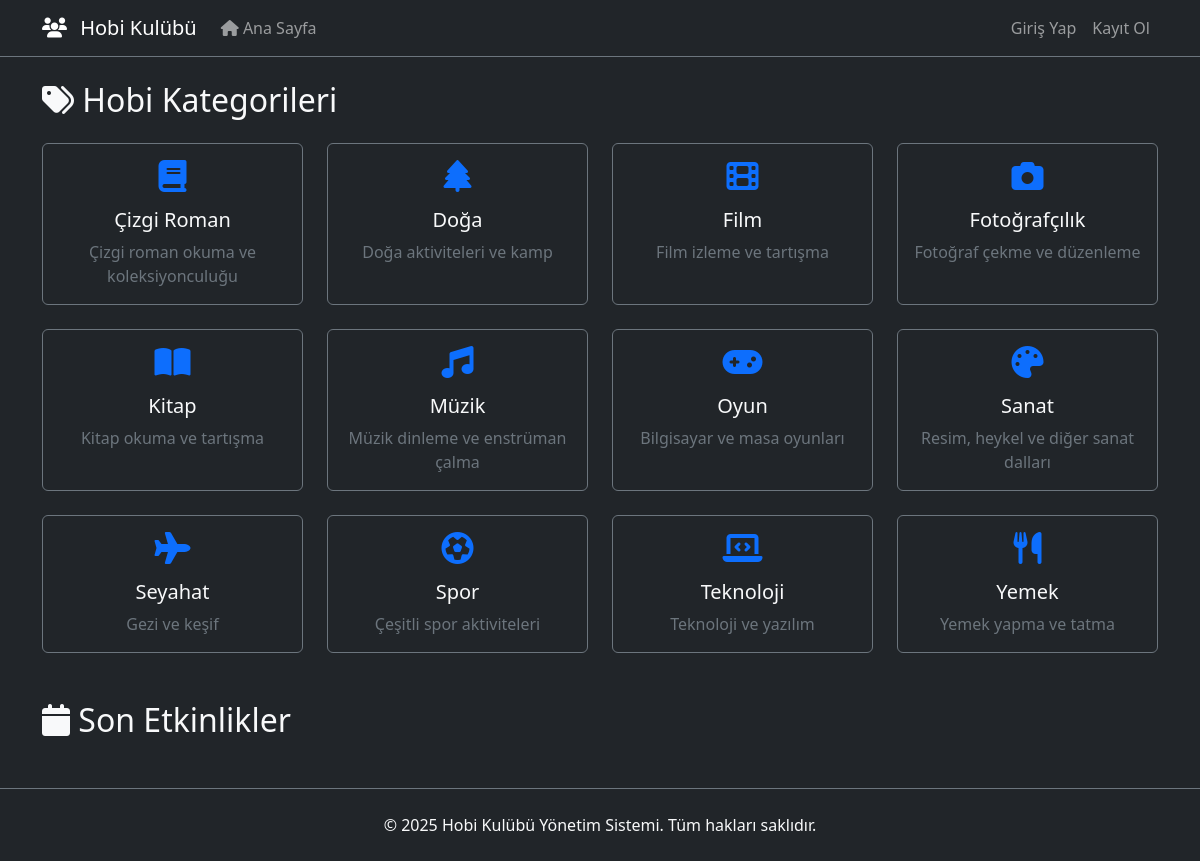
The page / on the database its author committed.
### tables this page shows
CREATE TABLE IF NOT EXISTS hobi_kategorileri (
    id INT AUTO_INCREMENT PRIMARY KEY,
    ad VARCHAR(50) NOT NULL UNIQUE,
    aciklama TEXT,
    ikon VARCHAR(50) NOT NULL,
    created_at TIMESTAMP DEFAULT CURRENT_TIMESTAMP
);

### config/Session.php (called while the page is built, shortened)
<?php
class Session {
    public static function oturumVarMi() {
        return isset($_SESSION['kullanici_id']);
    }
}
?>

### config/database.php (called while the page is built, shortened)
<?php
class Database {
    private static $instance = null;
    private $conn;
    private $host = 'localhost';
    private $db_name = 'dbstorage23360859455';
    private $username = 'dbusr23360859455';
    private $password = 'Y9bPjtQ9GjkY';
    public function __construct() {
        try {
            $this->conn = new PDO(
                "mysql:host=" . $this->host . ";dbname=" . $this->db_name . ";charset=utf8mb4",
                $this->username,
                $this->password,
                [
                    PDO::ATTR_ERRMODE => PDO::ERRMODE_EXCEPTION,
                    PDO::ATTR_DEFAULT_FETCH_MODE => PDO::FETCH_ASSOC,
                    PDO::ATTR_EMULATE_PREPARES => false
                ]
            );
        } catch(PDOException $e) {
            die("Veritabanı bağlantı hatası: " . $e->getMessage());
        }
    }
    public static function getInstance() {
        if (self::$instance === null) {
            self::$instance = new self();
        }
        return self::$instance;
    }
    public function getConnection() {
        return $this->conn;
    }
}
?>

### models/Kategori.php (called while the page is built, shortened)
<?php
require_once __DIR__ . '/../config/database.php';
class Kategori {
    private $db;
    public function __construct() {
        $this->db = Database::getInstance()->getConnection();
    }
    public function tumKategorileriGetir() {
        $query = "SELECT k.*,
                        (SELECT COUNT(*) FROM etkinlikler WHERE kategori_id = k.id) as etkinlik_sayisi
                 FROM hobi_kategorileri k
                 ORDER BY k.ad ASC";
        $stmt = $this->db->prepare($query);
        $stmt->execute();
        return $stmt->fetchAll();
    }
}

### index.php (the view, shortened to what this page needs)
<?php
$kategori = new Kategori();
$kategoriler = $kategori->tumKategorileriGetir();
?>
<!DOCTYPE html>
<html lang="tr" data-bs-theme="dark">
<head>
    <link href="https://cdn.jsdelivr.net/npm/bootstrap@5.3.2/dist/css/bootstrap.min.css" rel="stylesheet">
    <link href="https://cdnjs.cloudflare.com/ajax/libs/font-awesome/6.5.1/css/all.min.css" rel="stylesheet">
</head>
<body class="bg-dark text-light">
    <?php include 'includes/navbar.php'; ?>
    <div class="container mt-4">
        <h2 class="mb-4">
            <i class="fas fa-tags"></i> Hobi Kategorileri
        </h2>
        <div class="row row-cols-1 row-cols-md-2 row-cols-lg-4 g-4 mb-5">
            <?php foreach ($kategoriler as $k): ?>
                <div class="col">
                    <a href="kategori.php?id=<?php echo $k['id']; ?>" class="text-decoration-none">
                        <div class="card h-100 bg-dark border-secondary category-card">
                            <div class="card-body text-center">
                                <i class="fas <?php echo htmlspecialchars($k['ikon']); ?> category-icon text-primary"></i>
                                <h5 class="card-title text-light"><?php echo htmlspecialchars($k['ad']); ?></h5>
                                <p class="card-text text-secondary"><?php echo htmlspecialchars($k['aciklama']); ?></p>
                            </div>
                        </div>
                    </a>
                </div>
            <?php endforeach; ?>
        </div>
        <h2 class="mb-4">
            <i class="fas fa-calendar"></i> Son Etkinlikler
        </h2>
    </div>
    <footer class="bg-dark text-light border-top border-secondary py-4 mt-5">
        <div class="container text-center">
            <p class="mb-0">&copy; <?php echo date('Y'); ?> Hobi Kulübü Yönetim Sistemi. Tüm hakları saklıdır.</p>
        </div>
    </footer>
</body>
</html>

### includes/navbar.php (shortened to what this page needs)
<?php
require_once __DIR__ . '/../config/Session.php';
?>
<nav class="navbar navbar-expand-lg navbar-dark bg-dark border-bottom border-secondary">
    <div class="container">
        <a class="navbar-brand" href="index.php">
            <i class="fas fa-users"></i> Hobi Kulübü
        </a>
        <div class="collapse navbar-collapse" id="navbarNav">
            <ul class="navbar-nav me-auto">
                <li class="nav-item">
                    <a class="nav-link" href="index.php">
                        <i class="fas fa-home"></i> Ana Sayfa
                    </a>
                </li>
            </ul>
            <ul class="navbar-nav">
                <?php if (Session::oturumVarMi()): ?>
                    <li class="nav-item dropdown">
                        <a class="nav-link dropdown-toggle" href="#" role="button" data-bs-toggle="dropdown">
                            <i class="fas fa-user"></i> <?php echo htmlspecialchars(Session::kullaniciBilgisiAl('ad_soyad')); ?>
                        </a>
                        <ul class="dropdown-menu dropdown-menu-end">
                            <li><a class="dropdown-item" href="profil.php">Profilim</a></li>
                            <li><hr class="dropdown-divider"></li>
                            <li><a class="dropdown-item" href="logout.php">Çıkış Yap</a></li>
                        </ul>
                    </li>
                <?php else: ?>
                    <li class="nav-item">
                        <a class="nav-link" href="login.php">Giriş Yap</a>
                    </li>
                    <li class="nav-item">
                        <a class="nav-link" href="register.php">Kayıt Ol</a>
                    </li>
                <?php endif; ?>
            </ul>
        </div>
    </div>
</nav>

### index.php (style rules this page uses)
.category-card { transition: transform 0.2s; cursor: pointer; }
.navbar-brand i { margin-right: 8px; }
.category-icon { font-size: 2rem; margin-bottom: 1rem; }

### rows shown on the page
hobi_kategorileri: ad "Çizgi Roman", aciklama "Çizgi roman okuma ve koleksiyonculuğu"
hobi_kategorileri: ad "Doğa", aciklama "Doğa aktiviteleri ve kamp"
hobi_kategorileri: ad "Film", aciklama "Film izleme ve tartışma"
hobi_kategorileri: ad "Fotoğrafçılık", aciklama "Fotoğraf çekme ve düzenleme"
hobi_kategorileri: ad "Kitap", aciklama "Kitap okuma ve tartışma"
hobi_kategorileri: ad "Müzik", aciklama "Müzik dinleme ve enstrüman çalma"
hobi_kategorileri: ad "Oyun", aciklama "Bilgisayar ve masa oyunları"
hobi_kategorileri: ad "Sanat", aciklama "Resim, heykel ve diğer sanat dalları"
hobi_kategorileri: ad "Seyahat", aciklama "Gezi ve keşif"
hobi_kategorileri: ad "Spor", aciklama "Çeşitli spor aktiviteleri"
hobi_kategorileri: ad "Teknoloji", aciklama "Teknoloji ve yazılım"
hobi_kategorileri: ad "Yemek", aciklama "Yemek yapma ve tatma"
